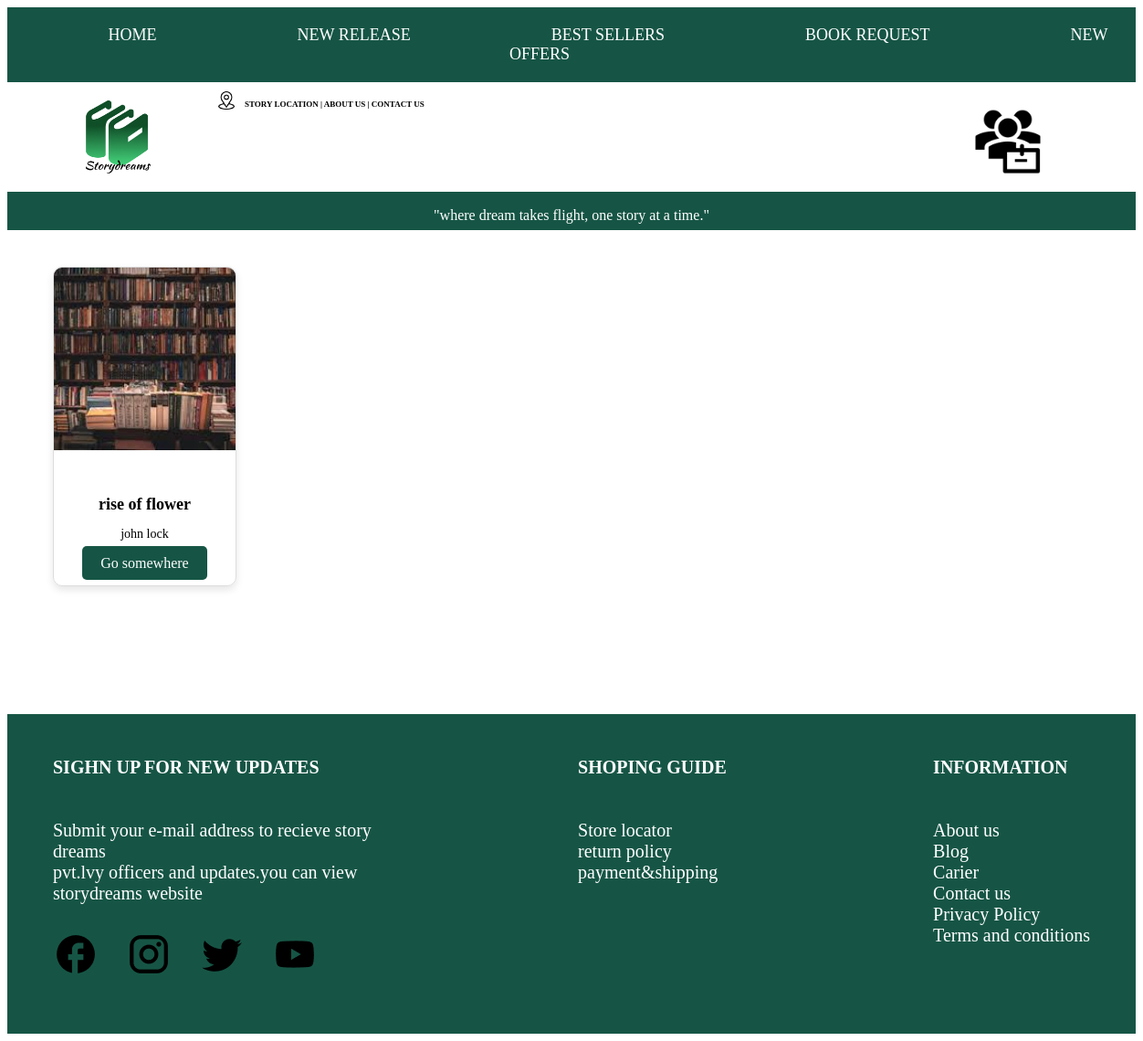
Screenshot of /catagorypage/feel good with the database file from the repository.
### myapp/models.py (models this page shows, shortened)
class book(models.Model):
    name=models.CharField(max_length=100)
    quantity=models.IntegerField()
    category=models.ForeignKey(category,on_delete=models.CASCADE)
    publisher=models.CharField(max_length=100)
    published_date=models.DateField()
    price=models.IntegerField(null=True)
    auther=models.CharField(max_length=100,null=True)
    image=models.FileField()

### myapp/views.py (the view)
# urls.py: path('catagorypage/<str:catagory>',views.catagorypage,name='catagorypage'),
def catagorypage(request,catagory):
    catagory_obj=category.objects.get(category_name=catagory)
    data=book.objects.filter(category=catagory_obj)
    return render(request,"catagorypage.html",{'datas':data})

### templates/catagorypage.html (shortened to what this page needs)
<!DOCTYPE html>
<html lang="en">
<head>
    {% load static %}
</head>
<body>
    <nav class="navbar">
        <ul class="navbar-list">
            <li><a href="#">HOME</a></li>
            <li><a href="#">NEW RELEASE</a></li>
            <li><a href="#">BEST SELLERS</a></li>
            <li><a href="#">BOOK REQUEST</a></li>
            <li><a href="#">NEW OFFERS</a></li>
        </ul>
    </nav>
    <div class="primary">
        <img src="{% static 'image1/storydreamicon.png' %}" alt="storydreamicon">
        <div class="location">
            <img style="height: 20px;width: 20px;" src="{% static 'image1/location.png' %}" alt="location">
            <p style="font-size: 9px;margin-top: -3px;">STORY LOCATION  |  ABOUT US  |  CONTACT US</p>
        </div>
        <img style="margin-left: auto; margin-bottom: 10px;margin-right: 100px;" src="{% static 'image1/loogin.png' %}" alt="loogin">
    </div>
    <div class="wheredream">
        <p>"where dream takes flight, one story at a time."</p>
    </div>
    <div class="container">
        <div class="row">
            {% for i in datas %}
            <div class="col">
                <div class="card">
                    <img src="{{ i.image.url }}" class="card-img-top" alt="Book Image">
                    <div class="card-body">
                        <h5 class="card-title">{{ i.name }}</h5>
                        <p class="card-text">{{ i.auther }}</p>
                        <a href="{% url 'book_accept' id=i.id %}" class="btn">Go somewhere</a>
                    </div>
                </div>
            </div>
            {% endfor %}
        </div>
    </div>
    <div class="footer">
        <div class="footer1">
             <h6 style="font-size: 20px;">SIGHN UP FOR NEW UPDATES</h6>
             <P>Submit your e-mail address to recieve story <br>dreams <br>pvt.lvy officers and updates.you can view <br>storydreams website</P>
             <div class="footericons">
                <img src="{% static 'image1/facebook.png' %}" alt="facebook">
                <img src="{% static 'image1/instagram.png' %}" alt="instagram">
                <img src="{% static 'image1/twitter.png' %}" alt="twitter">
                <img src="{% static 'image1/youtube.png' %}" alt="youtube">
             </div>
        </div>
        <div class="footer2">
             <h6 style="font-size: 20px;">SHOPING GUIDE</h6>
             <p>Store locator <br>return policy <br>payment&shipping</p>
        </div>
        <div class="footer3">
             <h6 style="font-size: 20px;">INFORMATION</h6>
             <p>About us <br>Blog <br>Carier <br>Contact us <br>Privacy Policy <br>Terms and conditions</p>
        </div>
    </div>
</body>
</html>

### templates/catagorypage.html (style rules this page uses)
.navbar { background-color: rgb(22, 85, 69); padding: 20px 0; height: auto; }
.navbar-list { list-style-type: none; margin: 0; padding: 0; text-align: center; }
.navbar-list a { color: white; text-decoration: none; font-size: 18px; padding: 8px 40px; transition: background-color 0.3s; margin-left: 10px; }
.navbar-list li { display: inline; margin: 0 30px; }
.primary { background-color: white; height: 100px; width: 100%; padding: 20px 0; display: flex; justify-content: flex-start; align-items: center; position: relative; padding-bottom: 0; }
.primary img { height: 80px; width: 80px; margin-left: 80px; margin-bottom: 20px; }
.location { display: flex; align-items: center; gap: 10px; position: absolute; top: 0; left: 80px; margin-left: 70px; margin-top: 10px; font-weight: bold; }
.wheredream { margin-top: 0; background-color: rgb(22, 85, 69); height: 40px; color: white; text-align: center; padding: 1px; }
.container { width: 100%; margin-left: 50px; margin-top: 40px; }
.row { display: flex; flex-wrap: wrap; justify-content: space-between; }
.col { width: 23%; margin-bottom: 20px; }
.card { width: 70%; border: 1px solid #ddd; border-radius: 10px; overflow: hidden; box-shadow: 0 4px 8px rgba(0, 0, 0, 0.1); transition: transform 0.3s; margin-bottom: 50px; }
.card-img-top { width: 100%; height: 200px; object-fit: cover; }
.card-body { padding: 15px; text-align: center; }
.card-title { font-size: 18px; font-weight: bold; margin-bottom: 10px; }
.card-text { font-size: 14px; margin-bottom: 15px; }
.btn { padding: 10px 20px; background-color: rgb(22, 85, 69); color: white; text-decoration: none; border-radius: 5px; transition: background-color 0.3s; }
a { color: white; text-decoration: none; }
.footer { height: 350px; width: 100%; margin-top: 70px; display: flex; justify-content: space-between; background-color: rgb(22, 85, 69); color: white; }
.footericons { display: flex; gap:30px; margin-top: 30px; }
.footer1 { font-size: 20px; margin-left: 50px; }
.footer2 { font-size: 20px; }
.footer3 { font-size: 20px; margin-right: 50px; }

### rows the page displays
book: image (picture), name "rise of flower", auther "john lock"
